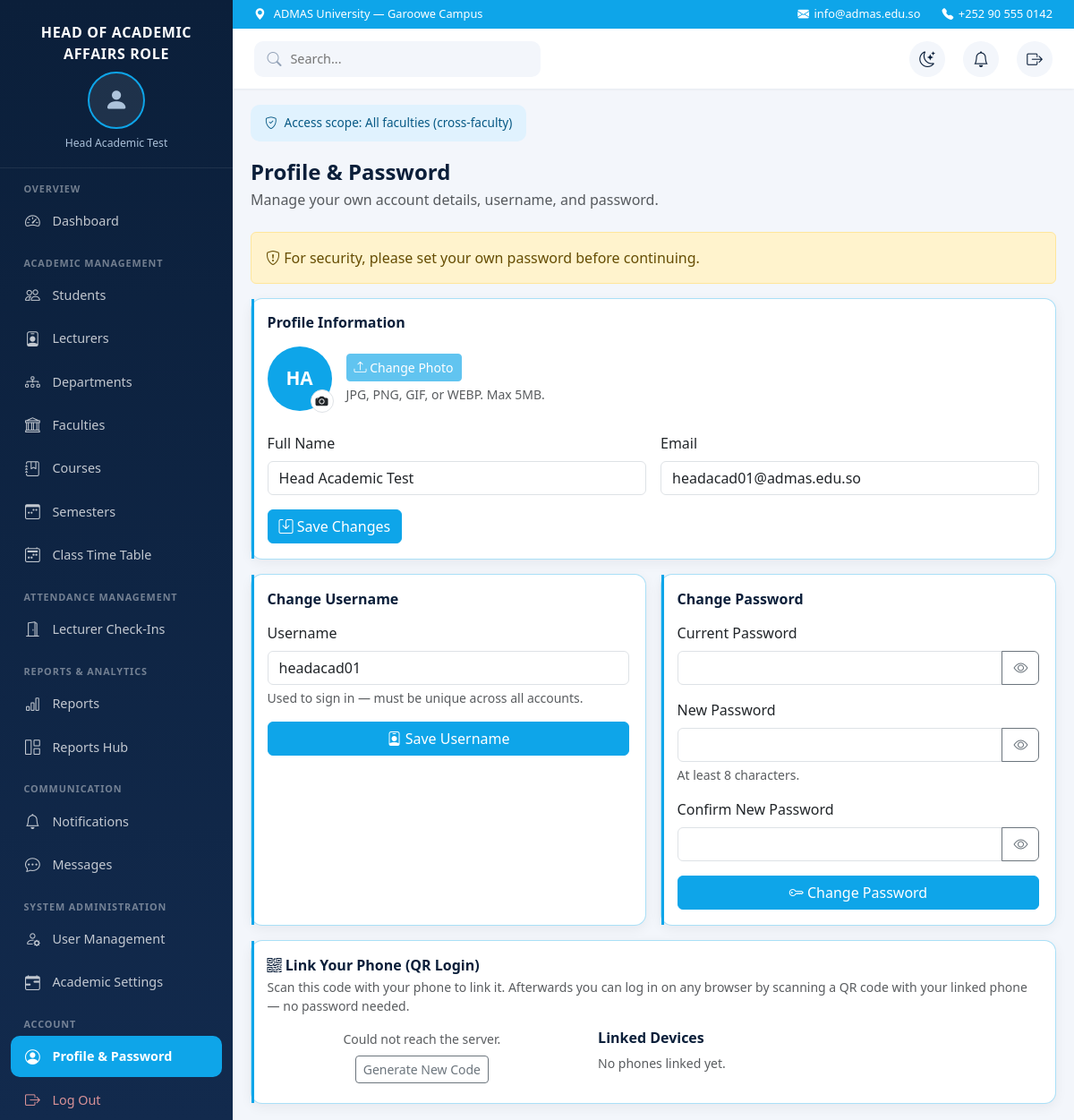
Screenshot of /head_academic/profile.php (signed in) with the database file from the repository.
### tables this page shows
CREATE TABLE users (
  id             INT UNSIGNED PRIMARY KEY AUTO_INCREMENT,
  username       VARCHAR(60)  NOT NULL UNIQUE,
  password_hash  VARCHAR(255) NOT NULL,       
  full_name      VARCHAR(150) NOT NULL,
  email          VARCHAR(150) NULL UNIQUE,
  photo_path     VARCHAR(255) NULL,           
  role_id        TINYINT UNSIGNED NOT NULL,
  faculty_id     INT UNSIGNED NULL,           
  status         ENUM('active','inactive') NOT NULL DEFAULT 'active',
  must_change_password TINYINT(1) NOT NULL DEFAULT 1,  
  last_login_at  DATETIME NULL,
  created_at     TIMESTAMP DEFAULT CURRENT_TIMESTAMP,
  updated_at     TIMESTAMP DEFAULT CURRENT_TIMESTAMP ON UPDATE CURRENT_TIMESTAMP,
  CONSTRAINT fk_users_role
    FOREIGN KEY (role_id) REFERENCES roles(id),
  CONSTRAINT fk_users_faculty
    FOREIGN KEY (faculty_id) REFERENCES faculties(id) ON DELETE SET NULL
);

### includes/auth.php (called while the page is built, shortened)
<?php
require_once __DIR__ . '/nav_items.php';
function current_user(): ?array
{
    $conn = db();
    $stmt = $conn->prepare('SELECT id, username, full_name, email, photo_path, role_id, faculty_id, status FROM users WHERE id = ?');
    $stmt->bind_param('i', $_SESSION['user_id']);
    $stmt->execute();
    $result = $stmt->get_result();
    $user = $result->fetch_assoc();
    return $user ?: null;
}
function current_role(): string
{
    return (string) ($_SESSION['role'] ?? '');
}

### includes/nav_items.php (called while the page is built, shortened)
<?php
function role_folder(string $role): string
{
    $folders = [
        'university_rector' => 'admin',
        'head_academic' => 'head_academic',
        'registration' => 'registration',
        'dean' => 'dean',
        'lecturer' => 'lecturer',
        'student' => 'student',
    ];
    return $folders[$role] ?? '';
}
function role_label(string $role): string
{
    $labels = [
        'university_rector' => 'University Rector',
        'head_academic' => 'Head of Academic Affairs',
        'registration' => 'Registration Office',
        'dean' => 'Dean',
        'lecturer' => 'Lecturer',
        'student' => 'Student',
    ];
    return $labels[$role] ?? $role;
}

### head_academic/profile.php (the view, shortened to what this page needs)
<?php
require_once __DIR__ . '/../includes/auth.php';
require_once __DIR__ . '/../includes/nav_items.php';
$conn = db();
$currentUser = current_user();
$currentUserId = (int) $currentUser['id'];
$linkedDevicesStmt = $conn->prepare(
    'SELECT id, device_label, paired_at, last_used_at FROM paired_devices
     WHERE user_id = ? AND revoked_at IS NULL ORDER BY paired_at DESC'
);
$linkedDevicesStmt->bind_param('i', $currentUserId);
$linkedDevicesStmt->execute();
$linkedDevices = $linkedDevicesStmt->get_result()->fetch_all(MYSQLI_ASSOC);
$profileFormValues = [
    'full_name' => (string) $currentUser['full_name'],
    'email' => (string) ($currentUser['email'] ?? ''),
];
$usernameFormValues = [
    'new_username' => (string) $currentUser['username'],
];
?>
<!DOCTYPE html>
<html lang="en">
<head>
    <link href="https://cdn.jsdelivr.net/npm/bootstrap@5.3.3/dist/css/bootstrap.min.css" rel="stylesheet">
    <link href="https://cdn.jsdelivr.net/npm/bootstrap-icons@1.11.3/font/bootstrap-icons.min.css" rel="stylesheet">
    <link href="<?= htmlspecialchars(BASE_URL) ?>/assets/css/app.css" rel="stylesheet">
</head>
<body>
    <?php include __DIR__ . '/../includes/sidebar.php'; ?>
    <div class="main-content">
        <?php include __DIR__ . '/../includes/topbar.php'; ?>
        <div class="page-body">
            <div class="scope-banner">
                <i class="bi bi-shield-check"></i>
                Access scope: All faculties (cross-faculty)
            </div>
            <div class="d-flex justify-content-between align-items-start flex-wrap gap-2 mb-4">
                <div>
                    <h4 class="fw-bold mb-1" style="color: var(--admas-text);">Profile &amp; Password</h4>
                    <p class="text-muted mb-0">Manage your own account details, username, and password.</p>
                </div>
            </div>
            <?php if (!empty($_SESSION['must_change_password'])): ?>
                <div class="alert alert-warning" role="alert">
                    <i class="bi bi-shield-exclamation"></i>
                    For security, please set your own password before continuing.
                </div>
            <?php endif; ?>
            <div class="admas-card p-4 mb-3">
                <h6 class="fw-bold mb-3" style="color: var(--admas-text);">Profile Information</h6>
                <form method="post" enctype="multipart/form-data" action="<?= htmlspecialchars(BASE_URL) ?>/head_academic/profile.php" class="d-flex align-items-center gap-3 mb-4">
                    <div class="position-relative" style="width: 72px; height: 72px;">
                        <?php if (!empty($currentUser['photo_path'])): ?>
                            <img id="profilePhotoPreview" class="rounded-circle" width="72" height="72" style="width: 72px; height: 72px; object-fit: cover; border: 2px solid var(--admas-sky);"
                                 src="<?= htmlspecialchars(BASE_URL) ?>/uploads/profile_photos/<?= htmlspecialchars((string) $currentUser['photo_path']) ?>" alt="">
                        <?php else: ?>
                            <div id="profilePhotoPreview" class="d-flex align-items-center justify-content-center rounded-circle"
                                 style="width: 72px; height: 72px; background: var(--admas-sky); color: #fff; font-weight: 700; font-size: 1.3rem;">
                                <?= htmlspecialchars($initials) ?>
                            </div>
                        <?php endif; ?>
                        <label for="profilePhotoInput" class="d-flex align-items-center justify-content-center position-absolute rounded-circle bg-white border"
                               style="width: 26px; height: 26px; bottom: -2px; right: -2px; cursor: pointer;" title="Change photo">
                            <i class="bi bi-camera-fill small"></i>
                        </label>
                    </div>
                    <div>
                        <button type="submit" id="profilePhotoSaveBtn" class="btn btn-primary btn-sm" style="background-color: var(--admas-sky); border-color: var(--admas-sky);" disabled>
                            <i class="bi bi-upload"></i> Change Photo
                        </button>
                        <div class="form-text mb-0">JPG, PNG, GIF, or WEBP. Max 5MB.</div>
                    </div>
                </form>
                <form method="post" action="<?= htmlspecialchars(BASE_URL) ?>/head_academic/profile.php" class="row g-3">
                    <div class="col-md-6">
                        <label for="fullNameInput" class="form-label">Full Name</label>
                        <input type="text" class="form-control" id="fullNameInput" name="full_name" maxlength="150" required
                               value="<?= htmlspecialchars($profileFormValues['full_name']) ?>">
                    </div>
                    <div class="col-md-6">
                        <label for="emailInput" class="form-label">Email</label>
                        <input type="email" class="form-control" id="emailInput" name="email" maxlength="150"
                               value="<?= htmlspecialchars($profileFormValues['email']) ?>">
                    </div>
                    <div class="col-12">
                        <button type="submit" class="btn btn-primary" style="background-color: var(--admas-sky); border-color: var(--admas-sky);">
                            <i class="bi bi-save"></i> Save Changes
                        </button>
                    </div>
                </form>
            </div>
            <div class="row g-3">
                <div class="col-lg-6">
                    <div class="admas-card p-4 h-100">
                        <h6 class="fw-bold mb-3" style="color: var(--admas-text);">Change Username</h6>
                        <form method="post" action="<?= htmlspecialchars(BASE_URL) ?>/head_academic/profile.php">
                            <div class="mb-3">
                                <label for="newUsernameInput" class="form-label">Username</label>
                                <input type="text" class="form-control" id="newUsernameInput" name="new_username" maxlength="60" required
                                       value="<?= htmlspecialchars($usernameFormValues['new_username']) ?>">
                                <div class="form-text">Used to sign in — must be unique across all accounts.</div>
                            </div>
                            <button type="submit" class="btn btn-primary w-100" style="background-color: var(--admas-sky); border-color: var(--admas-sky);">
                                <i class="bi bi-person-badge"></i> Save Username
                            </button>
                        </form>
                    </div>
                </div>
                <div class="col-lg-6">
                    <div class="admas-card p-4 h-100">
                        <h6 class="fw-bold mb-3" style="color: var(--admas-text);">Change Password</h6>
                        <form method="post" action="<?= htmlspecialchars(BASE_URL) ?>/head_academic/profile.php">
                            <div class="mb-3">
                                <label for="currentPasswordInput" class="form-label">Current Password</label>
                                <div class="input-group">
                                    <input type="password" class="form-control" id="currentPasswordInput" name="current_password" required>
                                    <button class="btn btn-outline-secondary toggle-password" type="button" data-target="currentPasswordInput" aria-label="Show password">
                                        <i class="bi bi-eye"></i>
                                    </button>
                                </div>
                            </div>
                            <div class="mb-3">
                                <label for="newPasswordInput" class="form-label">New Password</label>
                                <div class="input-group">
                                    <input type="password" class="form-control" id="newPasswordInput" name="new_password" minlength="8" required>
                                    <button class="btn btn-outline-secondary toggle-password" type="button" data-target="newPasswordInput" aria-label="Show password">
                                        <i class="bi bi-eye"></i>
                                    </button>
                                </div>
                                <div class="form-text">At least 8 characters.</div>
                            </div>
                            <div class="mb-3">
                                <label for="confirmNewPasswordInput" class="form-label">Confirm New Password</label>
                                <div class="input-group">
                                    <input type="password" class="form-control" id="confirmNewPasswordInput" name="confirm_new_password" minlength="8" required>
                                    <button class="btn btn-outline-secondary toggle-password" type="button" data-target="confirmNewPasswordInput" aria-label="Show password">
                                        <i class="bi bi-eye"></i>
                                    </button>
                                </div>
                            </div>
                            <button type="submit" class="btn btn-primary w-100" style="background-color: var(--admas-sky); border-color: var(--admas-sky);">
                                <i class="bi bi-key"></i> Change Password
                            </button>
                        </form>
                    </div>
                </div>
            </div>
            <div class="admas-card p-4 mt-3">
                <h6 class="fw-bold mb-1" style="color: var(--admas-text);"><i class="bi bi-qr-code"></i> Link Your Phone (QR Login)</h6>
                <p class="text-muted small mb-3">Scan this code with your phone to link it. Afterwards you can log in on any browser by scanning a QR code with your linked phone — no password needed.</p>
                <div class="row g-4">
                    <div class="col-md-5 text-center">
                        <div id="qrPairLoading" class="text-muted small">&nbsp;</div>
                        <button type="button" id="qrPairRefreshBtn" class="btn btn-sm btn-outline-secondary mt-2 d-none">Generate New Code</button>
                    </div>
                    <div class="col-md-7">
                        <h6 class="fw-bold mb-2" style="color: var(--admas-text);">Linked Devices</h6>
                        <?php if (empty($linkedDevices)): ?>
                            <p class="text-muted small">No phones linked yet.</p>
                        <?php endif; ?>
                    </div>
                </div>
            </div>
        </div>
    </div>
</body>
</html>

### includes/sidebar.php (shortened to what this page needs)
<?php
$activeRole = current_role();
$activeFolder = role_folder($activeRole);
$activeScript = basename((string) ($_SERVER['SCRIPT_NAME'] ?? ''));
$sidebarRoleLabel = role_label($activeRole) . ' Role';
$sidebarUserName = trim((string) ($currentUser['full_name'] ?? ''));
$sidebarPhotoPath = (string) ($currentUser['photo_path'] ?? '');
?>
<aside class="sidebar">
    <div class="sidebar-profile">
        <span class="sidebar-profile-role"><?= htmlspecialchars($sidebarRoleLabel) ?></span>
        <?php if ($sidebarPhotoPath !== ''): ?>
            <img class="sidebar-profile-photo" width="64" height="64"
                 src="<?= htmlspecialchars(BASE_URL) ?>/uploads/profile_photos/<?= htmlspecialchars($sidebarPhotoPath) ?>" alt="">
        <?php else: ?>
            <div class="sidebar-profile-photo-fallback"><i class="bi bi-person-fill"></i></div>
        <?php endif; ?>
        <span class="sidebar-profile-name"><?= htmlspecialchars($sidebarUserName !== '' ? $sidebarUserName : $sidebarRoleLabel) ?></span>
    </div>
    <nav class="sidebar-nav">
        <?php $sidebarLastGroup = null; ?>
        <?php foreach (nav_items() as $item): ?>
            <?php if (in_array($activeRole, $item['roles'], true)): ?>
                <?php if (($item['group'] ?? null) !== $sidebarLastGroup): ?>
                    <?php $sidebarLastGroup = $item['group']; ?>
                    <div class="sidebar-group-title"><?= htmlspecialchars($sidebarLastGroup) ?></div>
                <?php endif; ?>
                <?php $itemHref = $item['path'] ?? ($activeFolder . '/' . $item['file']); ?>
                <a href="<?= htmlspecialchars(BASE_URL . '/' . $itemHref) ?>"
                   class="sidebar-link<?= $activeScript === $item['file'] ? ' active' : '' ?><?= $item['file'] === 'logout.php' ? ' sidebar-link-logout' : '' ?>">
                    <i class="bi <?= htmlspecialchars($item['icon']) ?>"></i>
                    <span><?= htmlspecialchars($item['label']) ?></span>
                </a>
            <?php endif; ?>
        <?php endforeach; ?>
    </nav>
</aside>

### rows the page displays
users: full_name "Head Academic Test", email "headacad01@admas.edu.so", new_username "headacad01"

### other values shown
$sidebarRoleLabel "HEAD OF ACADEMIC AFFAIRS ROLE"
$sidebarLastGroup "OVERVIEW"
$item['label'] "Dashboard"
$sidebarLastGroup "ACADEMIC MANAGEMENT"
$item['label'] "Students"
$item['label'] "Lecturers"
$item['label'] "Departments"
$item['label'] "Faculties"
$item['label'] "Courses"
$item['label'] "Semesters"
$item['label'] "Class Time Table"
$sidebarLastGroup "ATTENDANCE MANAGEMENT"
$item['label'] "Lecturer Check-Ins"
$sidebarLastGroup "REPORTS & ANALYTICS"
$item['label'] "Reports"
